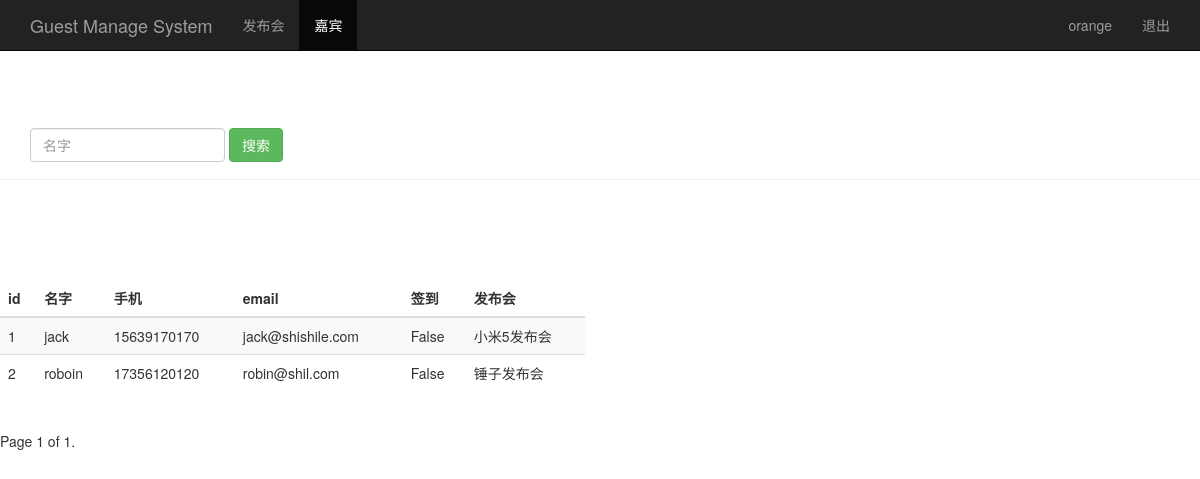
Page /guest_manage/ (signed in) on the earlier database version.
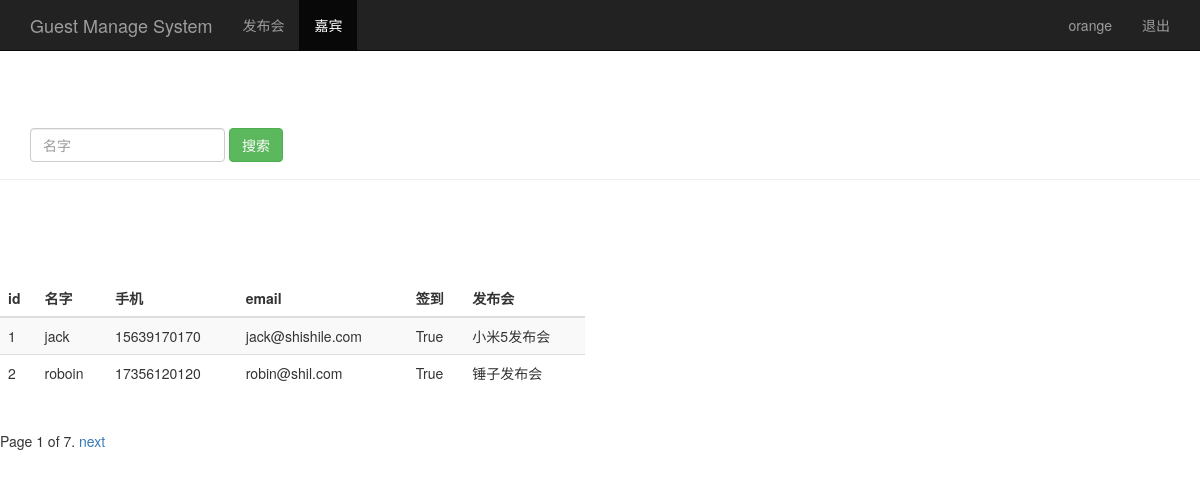
Same page on the later database version.
### sign/models.py (models this page shows, shortened)
class Guest(models.Model):
    event = models.ForeignKey(Event)
    realname = models.CharField(max_length=64)
    phone = models.CharField(max_length=16)
    email = models.EmailField()
    sign = models.BooleanField()
    create_time = models.DateTimeField(auto_now=True)
    class Meta:
        unique_together = ("event","phone")

class Event(models.Model):
    name = models.CharField(max_length=100)
    limit = models.IntegerField()
    status = models.BooleanField()
    address = models.CharField(max_length=200)
    start_time = models.DateTimeField('events time')
    create_time = models.DateTimeField(auto_now=True)
    def __str__(self):
        return self.name

### sign/views.py (the view)
# urls.py: url(r'^guest_manage/$', views.guest_manage),
@login_required
def guest_manage(request):
    username = request.session.get('user','')
    guest_list = Guest.objects.all()
    paginator = Paginator(guest_list,2)
    page = request.GET.get('page','')
    try:
        contacts = paginator.page(page)
    except PageNotAnInteger:
        contacts = paginator.page(1)
    except EmptyPage:
        contacts = paginator.page(paginator.num_pages)
    return render(request,"guest_manage.html",{"user":username,"guests":contacts})

### sign/templates/guest_manage.html (shortened to what this page needs)
<!DOCTYPE html>
<html lang="zh-CN">
<head>
    {% load bootstrap3 %}
    {% bootstrap_css %}
</head>
<body>
<nav class="navbar navbar-inverse navbar-fixed-top">
    <div class="container">
        <div class="navbar-header">
            <a class="navbar-brand" href="/event_manage/">Guest Manage System</a>
        </div>
        <div id="navbar" class="collapse navbar-collapse">
            <ul class="nav navbar-nav">
                <li><a href="/event_manage">发布会</a></li>
                <li class="active"><a href="#">嘉宾</a></li>
            </ul>
            <ul class="nav navbar-nav navbar-right">
                <li><a href="#">{{ user }}</a> </li>
                <li><a href="/logout/">退出</a></li>
            </ul>
        </div>
    </div>
</nav>
<div class="page-header" style="padding-top: 80px;">
    <div id="navbar" class="navbar-collapse collapse">
        <form class="navbar-form" method="get" action="/search_guest/">
            <div class="form-group">
                <input name="realname" type="text" placeholder="名字" class="form-control">
            </div>
            <button type="submit" class="btn btn-success">搜索</button>
        </form>
    </div>
</div>
<div class="row" style="padding-top: 80px;">
    <div class="col-md-6">
        <table class="table table-striped">
            <thead>
            <tr>
                <th>id</th><th>名字</th><th>手机</th><th> email</th><th> 签到</th>
                <th>发布会</th>
            </tr>
            </thead>
            <tbody>
            {% for guest in guests %}
            <tr>
                <td>{{ guest.id }}</td>
                <td>{{ guest.realname }}</td>
                <td>{{ guest.phone }}</td>
                <td>{{ guest.email }}</td>
                <td>{{ guest.sign }}</td>
                <td>{{ guest.event }}</td>
            </tr>
            {% endfor %}
            </tbody>
        </table>
    </div>
</div>
<div class="pagination">
    <span class="step-links">
        <span class="current">
            Page {{ guests.number }} of {{ guests.paginator.num_pages }}.
        </span>
        {% if guests.has_next %}
        <a href="?page={{ guests.next_page_number }}">next</a>
        {% endif %}
    </span>
</div>
</body>
</html>

Differences in the rows shown:
changed Guest "jack": sign "False" → "True"
changed Guest "roboin": sign "False" → "True"
Other differences:
{{ guests.paginator.num_pages }}: "1" → "7"
text now shown: "next"
